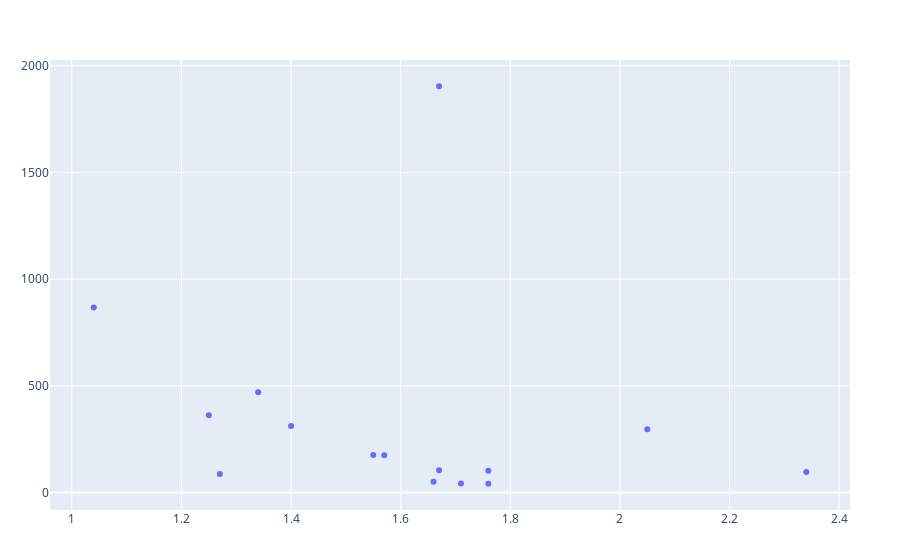

Notebook cell for this chart:
### Code cell
plot(scatter(agri_col_cleansed, x=:Nitrogen, y=:num_of_protests, mode="markers"))

### Figure 1 — Plotly figure (JSON) as saved in the notebook; plotly's stock layout.template omitted (floating-point values rounded to 4 significant figures)
{"data": [{"mode": "markers", "type": "scatter", "x": [1.55, 1.76, 1.71, 1.04, 2.34, 2.05, 1.66, 1.27, 1.4, 1.57, 1.67, 1.34, 1.76, 1.25, 1.67], "y": [176, 102, 42, 867, 96, 296, 50, 87, 312, 175, 1904, 470, 41, 362, 104]}], "layout": {"autosize": true, "margin": {"b": 50, "l": 50, "r": 50, "t": 60}, "xaxis": {"autorange": true, "range": [0.9617, 2.418], "type": "linear"}, "yaxis": {"autorange": true, "range": [-98.19, 2043.0], "type": "linear"}}}
